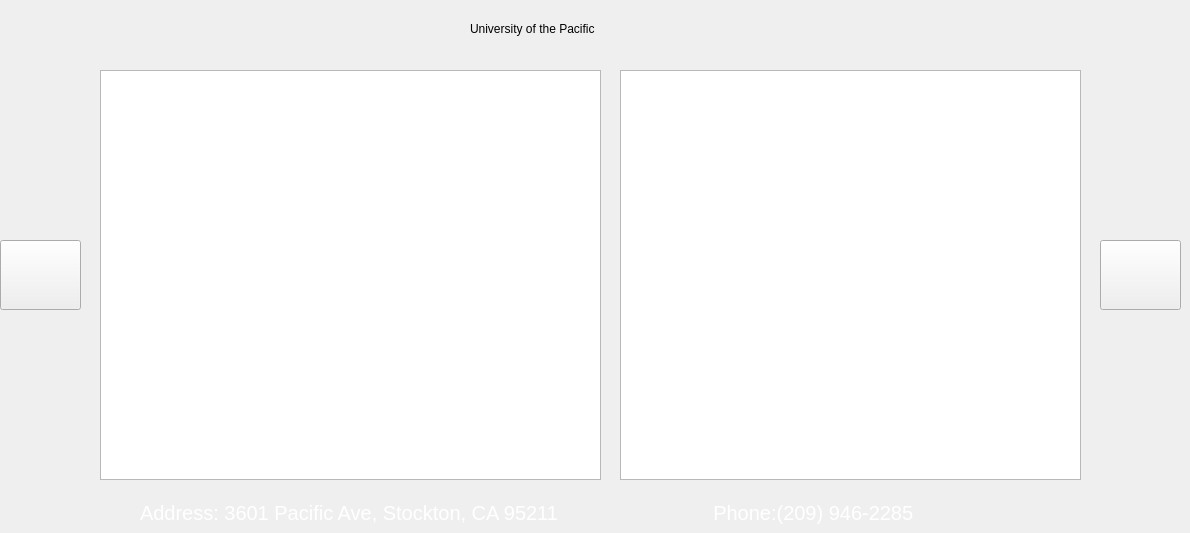
    <widget class="QWidget" name="page_14">
     <widget class="QLabel" name="pacific_address">
      <property name="geometry">
       <rect>
        <x>140</x>
        <y>501</y>
        <width>881</width>
        <height>23</height>
       </rect>
      </property>
      <property name="styleSheet">
       <string notr="true">QLabel {
	color: white;
	font-size: 20px;
}</string>
      </property>
      <property name="text">
       <string>Address: 3601 Pacific Ave, Stockton, CA 95211                            Phone:(209) 946-2285</string>
      </property>
     </widget>
     <widget class="QPushButton" name="nextPage_14">
      <property name="geometry">
       <rect>
        <x>1100</x>
        <y>240</y>
        <width>81</width>
        <height>70</height>
       </rect>
      </property>
      <property name="styleSheet">
       <string notr="true">QPushButton {
	background-image: url('res/next-xx.png');
	background-size: 10px;    
    background-repeat: no-repeat;
    background-position: center center;
}</string>
      </property>
      <property name="text">
       <string/>
      </property>
     </widget>
     <widget class="QPushButton" name="backPage_12">
      <property name="geometry">
       <rect>
        <x>0</x>
        <y>240</y>
        <width>81</width>
        <height>70</height>
       </rect>
      </property>
      <property name="styleSheet">
       <string notr="true">QPushButton {
	background-image: url('res/back-xx.png');
	background-size: 10px;    
    background-repeat: no-repeat;
    background-position: center center;
}</string>
      </property>
      <property name="text">
       <string/>
      </property>
     </widget>
     <widget class="QGraphicsView" name="pacific_map">
      <property name="geometry">
       <rect>
        <x>620</x>
        <y>70</y>
        <width>461</width>
        <height>410</height>
       </rect>
      </property>
      <property name="styleSheet">
       <string notr="true">QGraphicsView {
	background-image: url(&quot;res/pacific_map.jpg&quot;);
    background-repeat: no-repeat;
    background-position: center center;
    width: 100%;
	height: 100%;
}
</string>
      </property>
     </widget>
     <widget class="QLabel" name="pacific_title">
      <property name="geometry">
       <rect>
        <x>470</x>
        <y>11</y>
        <width>351</width>
        <height>35</height>
       </rect>
      </property>
      <property name="text">
       <string>University of the Pacific</string>
      </property>
     </widget>
     <widget class="QGraphicsView" name="pacific_campus">
      <property name="geometry">
       <rect>
        <x>100</x>
        <y>70</y>
        <width>501</width>
        <height>410</height>
       </rect>
      </property>
      <property name="styleSheet">
       <string notr="true">QGraphicsView {
	background-image: url(&quot;res/pacific.jpg&quot;);
    background-repeat: no-repeat;
    background-position: center center;
    width: 100%;
	height: 100%;
}
</string>
      </property>
     </widget>
    </widget>
